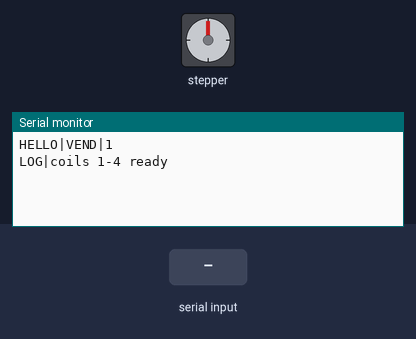
A sketch run on a simulated ESP32. On the bench: stepper motor, the last lines printed to the serial monitor. Wiring (inferred from the names in the program): stepper motor (2048 steps per turn assumed): coils GPIO 25, GPIO 26, GPIO 27, GPIO 14. The inputs (shaded band) are chosen by the test bench.

Above: at 1.2 s.
1.3 s: "PING\n" received over Serial
At 2.0 s:
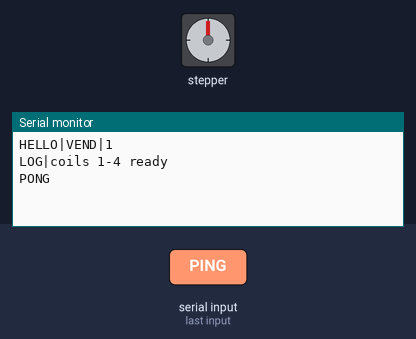
2.8 s: "DISPENSE\n" received over Serial
At 3.2 s:
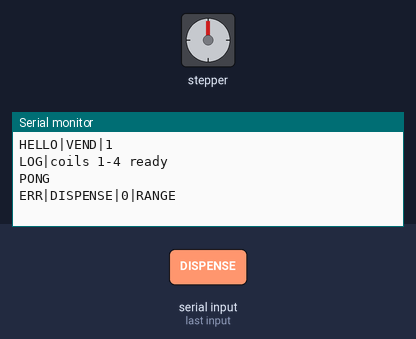
4.3 s: "90|45\n" received over Serial
At 5.6 s:
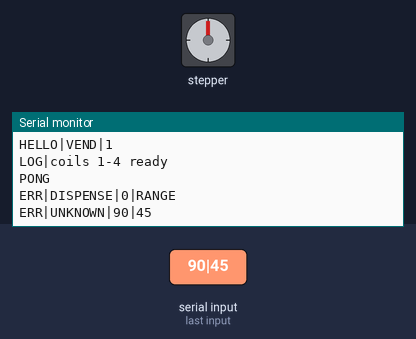

Measured:
- after the input at 1.3 s, the serial monitor: prints a new line at once (image 1)
- after the input at 2.8 s, the serial monitor: prints a new line at once (image 2)
- after the input at 4.3 s, the serial monitor: prints a new line at once (image 3)

The sketch:

econova_vending.ino
```cpp
/*
  econova_vending.ino — EcoNova reward coils (ESP32 #2)

  Four coil motors behind relays. The kiosk redeem screen debits the points and
  the stock count, then asks this board to turn one coil; the reply is what the
  screen waits on, so every command is answered exactly once.

  Board: ESP32 dev module. Serial: 115200 baud, newline terminated.

  Host -> board
    WHO                 identify yourself
    PING                keep-alive
    DISPENSE|3          turn coil 3
    1 2 3 4             single characters still work in the Serial Monitor

  Board -> host
    HELLO|VEND|1
    PONG
    OK|DISPENSE|3               coil finished its turn
    ERR|DISPENSE|9|RANGE        no such coil
    ERR|DISPENSE|3|BUSY         another coil is still turning
    LOG|<free text>
*/
#define MOTOR1 25
#define MOTOR2 26
#define MOTOR3 27
#define MOTOR4 14

const int COIL_COUNT = 4;
const int COIL_PIN[COIL_COUNT] = { MOTOR1, MOTOR2, MOTOR3, MOTOR4 };

// One full turn per coil. Tune each spiral separately — a heavier pack needs
// longer than a light one.
const unsigned long COIL_MS[COIL_COUNT] = { 2000, 2000, 2000, 2000 };

String hostLine = "";
bool turning = false;

void logLine(const char *text)
{
  Serial.print("LOG|");
  Serial.println(text);
}

void dispense(int coil)
{
  if (coil < 1 || coil > COIL_COUNT)
  {
    Serial.print("ERR|DISPENSE|");
    Serial.print(coil);
    Serial.println("|RANGE");
    return;
  }

  if (turning)
  {
    Serial.print("ERR|DISPENSE|");
    Serial.print(coil);
    Serial.println("|BUSY");
    return;
  }

  turning = true;

  const int pin = COIL_PIN[coil - 1];

  digitalWrite(pin, LOW);          // Relay ON
  delay(COIL_MS[coil - 1]);
  digitalWrite(pin, HIGH);         // Relay OFF

  turning = false;

  Serial.print("OK|DISPENSE|");
  Serial.println(coil);
}

void handleHostLine(String line)
{
  line.trim();
  line.toUpperCase();

  if (line.length() == 0)
    return;

  if (line == "WHO")
  {
    Serial.println("HELLO|VEND|1");
    return;
  }

  if (line == "PING")
  {
    Serial.println("PONG");
    return;
  }

  if (line.startsWith("DISPENSE"))
  {
    const int bar = line.indexOf('|');
    dispense(bar < 0 ? 0 : line.substring(bar + 1).toInt());
    return;
  }

  // Typing a bare 1-4 in the Arduino Serial Monitor still works for bench tests.
  if (line.length() == 1 && line[0] >= '1' && line[0] <= '9')
  {
    dispense(line[0] - '0');
    return;
  }

  Serial.print("ERR|UNKNOWN|");
  Serial.println(line);
}

void pollHost()
{
  while (Serial.available())
  {
    char c = Serial.read();

    if (c == '\n' || c == '\r')
    {
      if (hostLine.length())
      {
        handleHostLine(hostLine);
        hostLine = "";
      }
    }
    else if (hostLine.length() < 40)
    {
      hostLine += c;
    }
  }
}

void setup()
{
  Serial.begin(115200);

  for (int i = 0; i < COIL_COUNT; i++)
  {
    pinMode(COIL_PIN[i], OUTPUT);
    digitalWrite(COIL_PIN[i], HIGH);   // relays idle
  }

  Serial.println("HELLO|VEND|1");
  logLine("coils 1-4 ready");
}

void loop()
{
  pollHost();
  delay(5);
}
```
